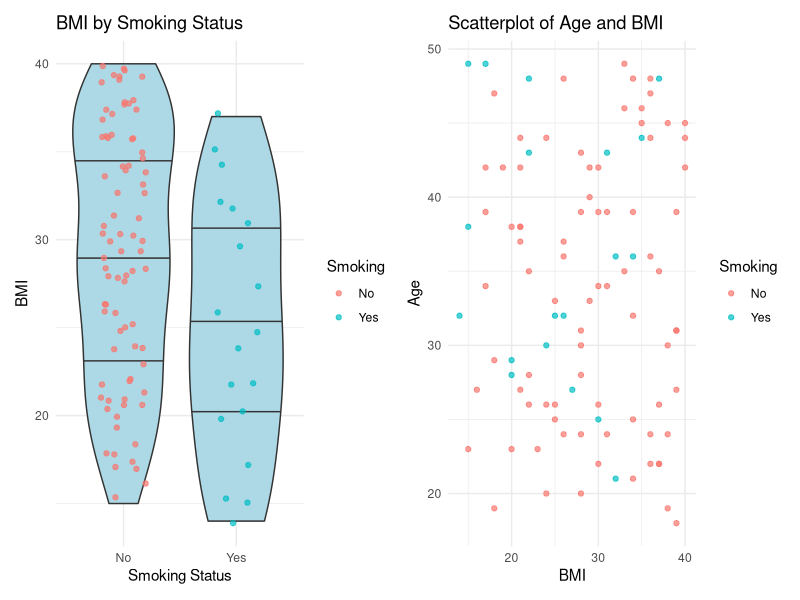

Recreate this plot in R.
# Install and load necessary packages
if (!requireNamespace("dplyr", quietly = TRUE)) install.packages("dplyr")
if (!requireNamespace("ggplot2", quietly = TRUE)) install.packages("ggplot2")
if (!requireNamespace("patchwork", quietly = TRUE)) install.packages("patchwork")

library(dplyr)
library(ggplot2)
library(patchwork)

# Set seed for reproducibility
set.seed(123)

# Generate a dataset of 100 individuals
n_individuals <- 100

# Generate random ages between 18 and 49
ages <- sample(18:49, n_individuals, replace = TRUE)

# Generate random BMI values between 15 and 40
bmis <- sample(15:40, n_individuals, replace = TRUE)

# Assign smoking status (yes or no)
smoking <- sample(c("Yes", "No"), n_individuals, replace = TRUE, prob = c(0.2, 0.8))

# Create a data frame
data <- data.frame(Age = ages, BMI = ifelse(smoking == "Yes", bmis - 2, bmis), Smoking = smoking)

# Plot 1: Violin plot with BMI on the y-axis and smoking status on the x-axis
plot1 <- ggplot(data, aes(x = Smoking, y = BMI)) +
  geom_violin(fill = "lightblue", draw_quantiles = c(0.25, 0.5, 0.75)) +
  geom_jitter(aes(color = Smoking), width = 0.2, alpha = 0.7) +
  labs(title = "BMI by Smoking Status",
       x = "Smoking Status",
       y = "BMI") +
  theme_minimal()

# Plot 2: Scatterplot with age on the y-axis and BMI on the x-axis
plot2 <- ggplot(data, aes(x = BMI, y = Age, color = Smoking)) +
  geom_point(alpha = 0.7) +
  labs(title = "Scatterplot of Age and BMI",
       x = "BMI",
       y = "Age") +
  theme_minimal()

# Combine plots using patchwork
combined_plots <- plot1 + plot2

# Display the combined plots
combined_plots
